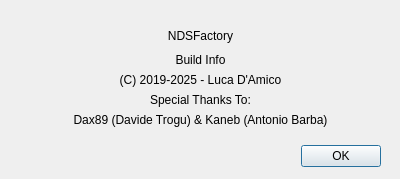
<?xml version="1.0" encoding="UTF-8"?>
<ui version="4.0">
 <class>AboutDialog</class>
 <widget class="QDialog" name="AboutDialog">
  <property name="geometry">
   <rect>
    <x>0</x>
    <y>0</y>
    <width>400</width>
    <height>179</height>
   </rect>
  </property>
  <property name="windowTitle">
   <string>About</string>
  </property>
  <widget class="QDialogButtonBox" name="aboutCloseBtnBx">
   <property name="geometry">
    <rect>
     <x>300</x>
     <y>140</y>
     <width>81</width>
     <height>32</height>
    </rect>
   </property>
   <property name="orientation">
    <enum>Qt::Orientation::Horizontal</enum>
   </property>
   <property name="standardButtons">
    <set>QDialogButtonBox::StandardButton::Ok</set>
   </property>
  </widget>
  <widget class="QLabel" name="aboutSoftwareNameLbl">
   <property name="geometry">
    <rect>
     <x>10</x>
     <y>20</y>
     <width>381</width>
     <height>31</height>
    </rect>
   </property>
   <property name="autoFillBackground">
    <bool>false</bool>
   </property>
   <property name="text">
    <string>NDSFactory</string>
   </property>
   <property name="alignment">
    <set>Qt::AlignmentFlag::AlignCenter</set>
   </property>
  </widget>
  <widget class="QLabel" name="aboutSoftwareAuthorLbl">
   <property name="geometry">
    <rect>
     <x>10</x>
     <y>70</y>
     <width>381</width>
     <height>20</height>
    </rect>
   </property>
   <property name="text">
    <string>(C) 2019-2025 - Luca D'Amico</string>
   </property>
   <property name="alignment">
    <set>Qt::AlignmentFlag::AlignCenter</set>
   </property>
  </widget>
  <widget class="QLabel" name="aboutSpecialThanks">
   <property name="geometry">
    <rect>
     <x>10</x>
     <y>90</y>
     <width>381</width>
     <height>20</height>
    </rect>
   </property>
   <property name="text">
    <string>Special Thanks To:</string>
   </property>
   <property name="alignment">
    <set>Qt::AlignmentFlag::AlignCenter</set>
   </property>
  </widget>
  <widget class="QLabel" name="aboutSpecialThanks2ndLine">
   <property name="geometry">
    <rect>
     <x>10</x>
     <y>110</y>
     <width>381</width>
     <height>20</height>
    </rect>
   </property>
   <property name="text">
    <string>Dax89 (Davide Trogu) &amp; Kaneb (Antonio Barba)</string>
   </property>
   <property name="alignment">
    <set>Qt::AlignmentFlag::AlignCenter</set>
   </property>
  </widget>
  <widget class="QLabel" name="aboutSoftwareBuildLbl">
   <property name="geometry">
    <rect>
     <x>10</x>
     <y>50</y>
     <width>381</width>
     <height>20</height>
    </rect>
   </property>
   <property name="text">
    <string>Build Info</string>
   </property>
   <property name="alignment">
    <set>Qt::AlignmentFlag::AlignCenter</set>
   </property>
  </widget>
 </widget>
 <resources/>
 <connections>
  <connection>
   <sender>aboutCloseBtnBx</sender>
   <signal>accepted()</signal>
   <receiver>AboutDialog</receiver>
   <slot>accept()</slot>
   <hints>
    <hint type="sourcelabel">
     <x>248</x>
     <y>254</y>
    </hint>
    <hint type="destinationlabel">
     <x>157</x>
     <y>274</y>
    </hint>
   </hints>
  </connection>
  <connection>
   <sender>aboutCloseBtnBx</sender>
   <signal>rejected()</signal>
   <receiver>AboutDialog</receiver>
   <slot>reject()</slot>
   <hints>
    <hint type="sourcelabel">
     <x>316</x>
     <y>260</y>
    </hint>
    <hint type="destinationlabel">
     <x>286</x>
     <y>274</y>
    </hint>
   </hints>
  </connection>
 </connections>
</ui>
